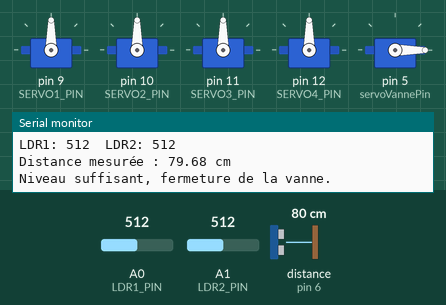
A sketch run on a simulated Arduino Uno, built with avr-gcc and run on an emulated ATmega328P. Shown: 5 × servo, the last lines printed to the serial monitor. Wiring (from diagram.json): ultrasonic range finder: trigger pin 7; echo pin 6. The inputs (shaded band) are chosen by the test bench; at power-on: distance to the obstacle (sensor on pin 6) 80 cm, A0 (LDR1_PIN) = 512, A1 (LDR2_PIN) = 512. The echo pulse lasts 58.3 µs per cm.

Above: at 1.8 s.
1.9 s: distance to the obstacle (sensor on pin 6) set to 12 cm
3.4 s: distance to the obstacle (sensor on pin 6) set to 9 cm
At 5.3 s:
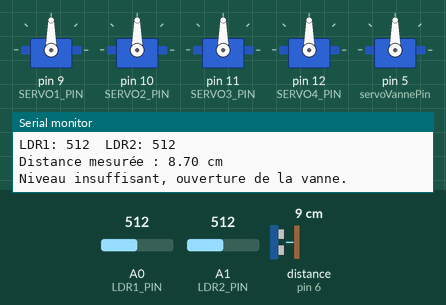
5.6 s: A0 (LDR1_PIN) set to 716
At 6.8 s:
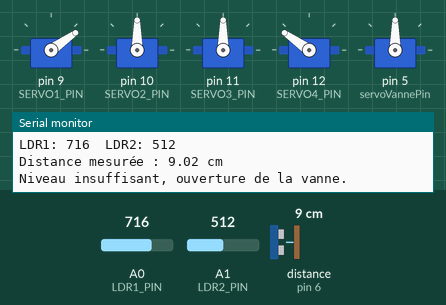
7.6 s: A1 (LDR2_PIN) set to 306
At 9.4 s:
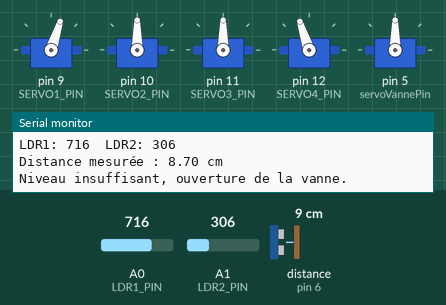
9.7 s: A0 (LDR1_PIN) set to 900
At 10.8 s:
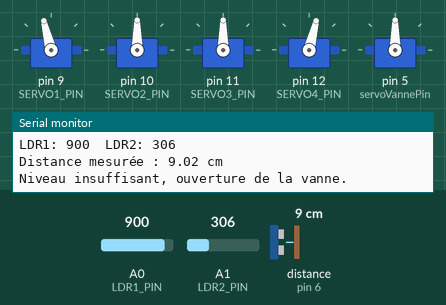
11.8 s: A1 (LDR2_PIN) set to 122
At 13.3 s:
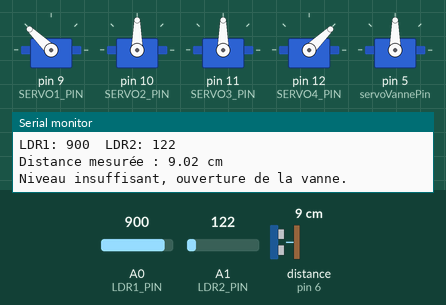
Timing chart, 0 to 14.8 s (numbered marks = the images above; inputs shaded):
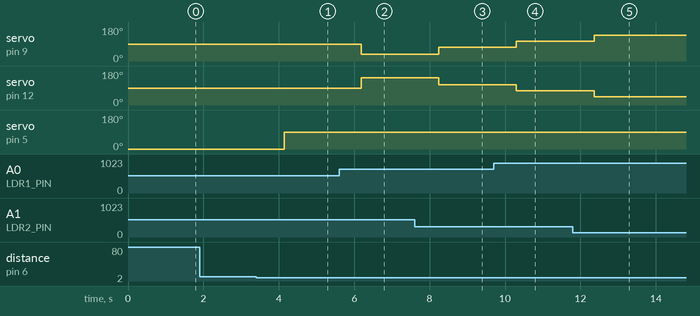

The sketch:

sketch.ino
```cpp
#include <Servo.h>

// Déclaration des broches pour les LDRs
const int LDR1_PIN = A0;
const int LDR2_PIN = A1;

// Déclaration des broches pour les servomoteurs du panneau solaire
const int SERVO1_PIN = 9;
const int SERVO2_PIN = 10;
const int SERVO3_PIN = 11;
const int SERVO4_PIN = 12;

// Déclaration des broches pour le capteur ultrasonique
const int trigPin = 7;   // Broche Trigger
const int echoPin = 6;   // Broche Echo

// Déclaration du servomoteur pour le contrôle de la vanne
const int servoVannePin = 5;

// Variables pour la gestion de la distance
long duration;
float distance;

// Hauteur du bain et seuil pour le niveau minimal
const float hauteurBain = 30.0; // Hauteur totale en cm
const float seuilNiveau = hauteurBain / 3.0; // Niveau minimal = 1/3 de la hauteur totale

// Objets Servo
Servo panelServo1, panelServo2, panelServo3, panelServo4;
Servo servoVanne;

void setup() {
  // Attachement des servomoteurs
  panelServo1.attach(SERVO1_PIN);
  panelServo2.attach(SERVO2_PIN);
  panelServo3.attach(SERVO3_PIN);
  panelServo4.attach(SERVO4_PIN);
  servoVanne.attach(servoVannePin);

  // Initialisation des broches du capteur ultrasonique
  pinMode(trigPin, OUTPUT);
  pinMode(echoPin, INPUT);

  // Position initiale de la vanne (fermée)
  servoVanne.write(0);

  // Démarrage de la communication série
  Serial.begin(9600);
}

void loop() {
  // Suivi solaire
  int ldr1 = analogRead(LDR1_PIN);
  int ldr2 = analogRead(LDR2_PIN);

  Serial.print("LDR1: ");
  Serial.print(ldr1);
  Serial.print("\tLDR2: ");
  Serial.println(ldr2);

  int angle = map(abs(ldr1 - ldr2), 0, 1023, 0, 180);

  if (ldr1 > ldr2) {
    panelServo1.write(angle);
    panelServo4.write(180 - angle);
  } else if (ldr2 > ldr1) {
    panelServo2.write(angle);
    panelServo3.write(180 - angle);
  }

  // Contrôle du niveau d'eau
  digitalWrite(trigPin, LOW);
  delayMicroseconds(2);
  digitalWrite(trigPin, HIGH);
  delayMicroseconds(10);
  digitalWrite(trigPin, LOW);

  duration = pulseIn(echoPin, HIGH);
  distance = (duration * 0.0343) / 2;

  Serial.print("Distance mesurée : ");
  Serial.print(distance);
  Serial.println(" cm");

  if (distance < seuilNiveau) {
    Serial.println("Niveau insuffisant, ouverture de la vanne.");
    servoVanne.write(90); // Ouvre la vanne
  } else {
    Serial.println("Niveau suffisant, fermeture de la vanne.");
    servoVanne.write(0); // Ferme la vanne
  }

  // Délai entre les cycles
  delay(1000);
}
```

Measured:
- the behaviour switches between 11 and 10 cm on distance to the obstacle (sensor on pin 6) (found by bisection; images 0 and 1)
- after the input at 3.4 s, servo on pin 5 (servoVannePin): 0° → 90° after 0.75 s
- after the input at 5.6 s, servo on pin 9 (SERVO1_PIN): 90° → 35° after 0.58 s; servo on pin 12 (SERVO4_PIN): 90° → 145° after 0.58 s
- after the input at 7.6 s, servo on pin 9 (SERVO1_PIN): 35° → 72° after 0.64 s; servo on pin 12 (SERVO4_PIN): 145° → 108° after 0.64 s
- after the input at 9.7 s, servo on pin 9 (SERVO1_PIN): 72° → 104° after 0.60 s; servo on pin 12 (SERVO4_PIN): 108° → 76° after 0.60 s
- after the input at 11.8 s, servo on pin 9 (SERVO1_PIN): 104° → 136° after 0.56 s; servo on pin 12 (SERVO4_PIN): 76° → 44° after 0.56 s
